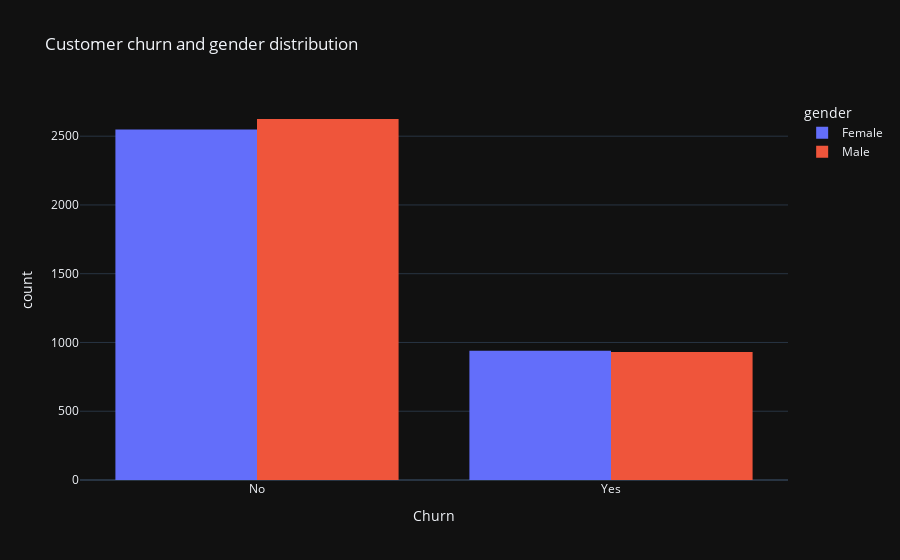

Here is the notebook cell this chart was saved with:
### Code cell
px.histogram(data, x="Churn", color = "gender", title = "Customer churn and gender distribution", 
            template = "plotly_dark", barmode = "group")

### Figure 1 — Plotly figure (JSON) as saved in the notebook; plotly's stock layout.template omitted (floating-point values rounded to 4 significant figures; data arrays with more than 128 entries replaced by an {"elided": "..."} marker saying what was removed)
{"data": [{"alignmentgroup": "True", "bingroup": "x", "hovertemplate": "gender=Female<br>Churn=%{x}<br>count=%{y}<extra></extra>", "legendgroup": "Female", "marker": {"color": "#636efa", "pattern": {"shape": ""}}, "name": "Female", "offsetgroup": "Female", "orientation": "v", "showlegend": true, "type": "histogram", "x": {"elided": "3488 str values"}, "xaxis": "x", "yaxis": "y"}, {"alignmentgroup": "True", "bingroup": "x", "hovertemplate": "gender=Male<br>Churn=%{x}<br>count=%{y}<extra></extra>", "legendgroup": "Male", "marker": {"color": "#EF553B", "pattern": {"shape": ""}}, "name": "Male", "offsetgroup": "Male", "orientation": "v", "showlegend": true, "type": "histogram", "x": {"elided": "3555 str values"}, "xaxis": "x", "yaxis": "y"}], "layout": {"barmode": "group", "legend": {"title": {"text": "gender"}, "tracegroupgap": 0}, "title": {"text": "Customer churn and gender distribution"}, "xaxis": {"anchor": "y", "domain": [0, 1], "title": {"text": "Churn"}}, "yaxis": {"anchor": "x", "domain": [0, 1], "title": {"text": "count"}}}}
